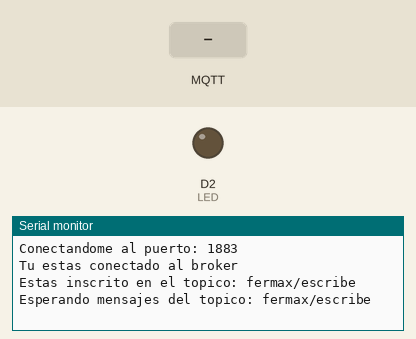
A sketch run on a simulated Arduino MKR. Parts: output pins drawn as LEDs (lit = HIGH), the last lines printed to the serial monitor. The test bench sets the inputs (shaded band). WiFi joins after 1.5 s; servers stay silent unless stated; no MQTT or app messages arrive unless stated.

Above: at 2.7 s.
2.8 s: MQTT message "ON" arrives on the first subscribed topic
At 5.0 s:
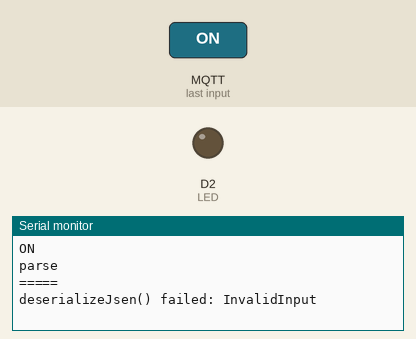
5.3 s: MQTT message "1" arrives on the first subscribed topic
At 6.9 s:
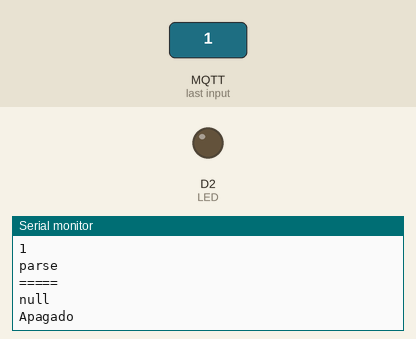
7.8 s: MQTT message "on" arrives on the first subscribed topic
At 8.6 s:
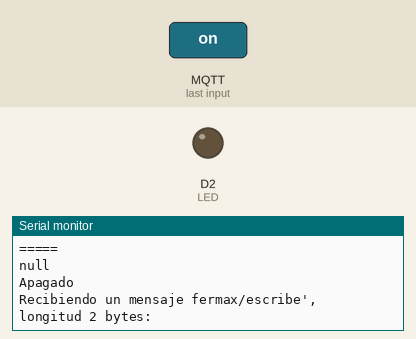

Measured:
- after the input at 2.8 s, the serial monitor: prints a new line at once (image 1)
- after the input at 5.3 s, the serial monitor: prints a new line at once (image 2)
- after the input at 7.8 s, the serial monitor: prints a new line at once (image 3)

The sketch:

MQTT_Led.ino
```cpp
#include <ArduinoMqttClient.h>
#include<WiFiClientSecure.h>
#include<ArduinoJson.h>


char ssid[] = "";
char password[] = "";
int status = WL_IDLE_STATUS;


DynamicJsonDocument doc(200);
String json ="";

WiFiClient wifiClient;
MqttClient mqttClient(wifiClient);

const char broker[] = "test.mosquitto.org";
int        port = 1883;
const char topic[] = "fermax/hola";
const char topic1[] = "fermax/temp";
const char topic2[] = "fermax/hum";
const char topic3[] = "fermax/escribe";


#define LED 2


void setup() {
  // put your setup code here, to run once:

  Serial.begin(9600);
  pinMode(LED,OUTPUT);
  digitalWrite(LED,LOW);

  //while (!Serial){
      //;
    //}

  Serial.print("Conectandome a : ");
  Serial.println(ssid);
  WiFi.begin(ssid, password);
  printWifiStatus();
  while (WiFi.status() != WL_CONNECTED){
      Serial.print(".");
      delay(500);
    }

  Serial.println("Ya estas conectado a la red WiFi");
  Serial.println();

  Serial.print("Conectandome a este broker MQTT: ");
  Serial.println(broker);
  Serial.print("Conectandome al puerto: ");
  Serial.println(port);

  if (!mqttClient.connect(broker, port)){
      Serial.print("Fallo la conexion MQTT COdigo de error = ");
      Serial.println(mqttClient.connectError());

      while(1);
    }

  Serial.println("Tu estas conectado al broker");
  Serial.println();

  Serial.print("Estas inscrito en el topico: ");
  Serial.println(topic3);

  mqttClient.subscribe(topic3);
  Serial.print("Esperando mensajes del topico: ");
  Serial.println(topic3);
  Serial.println();


}

void loop() {
  // put your main code here, to run repeatedly:
lectura();


  }

void printWifiStatus(){
  Serial.println(WiFi.SSID());
  }


 void lectura(){
  int messageSize =mqttClient.parseMessage();
  if(messageSize){
    Serial.print("Recibiendo un mensaje ");
    Serial.print(mqttClient.messageTopic());
    Serial.print("', longitud ");
    Serial.print(messageSize);
    Serial.println(" bytes:");

    while (mqttClient.available()) {
      json = mqttClient.readString();
      }
      Serial.println(json);
      Serial.println();

      demoParse();

      Serial.println();
    }
  }

 void demoParse(){
  Serial.println("parse");
  Serial.println("=====");

  DeserializationError error = deserializeJson(doc,json);

  if(error) {
    Serial.print(F("deserializeJsen() failed: "));
    Serial.println(error.c_str());
    return;
   }

  String led = doc["led"];
  Serial.println(led);

  if(led == "ON"){
    digitalWrite(LED,HIGH);
    Serial.println("encendido");
    }

    else{
      digitalWrite(LED,LOW);
      Serial.println("Apagado");
      }


  }
```
